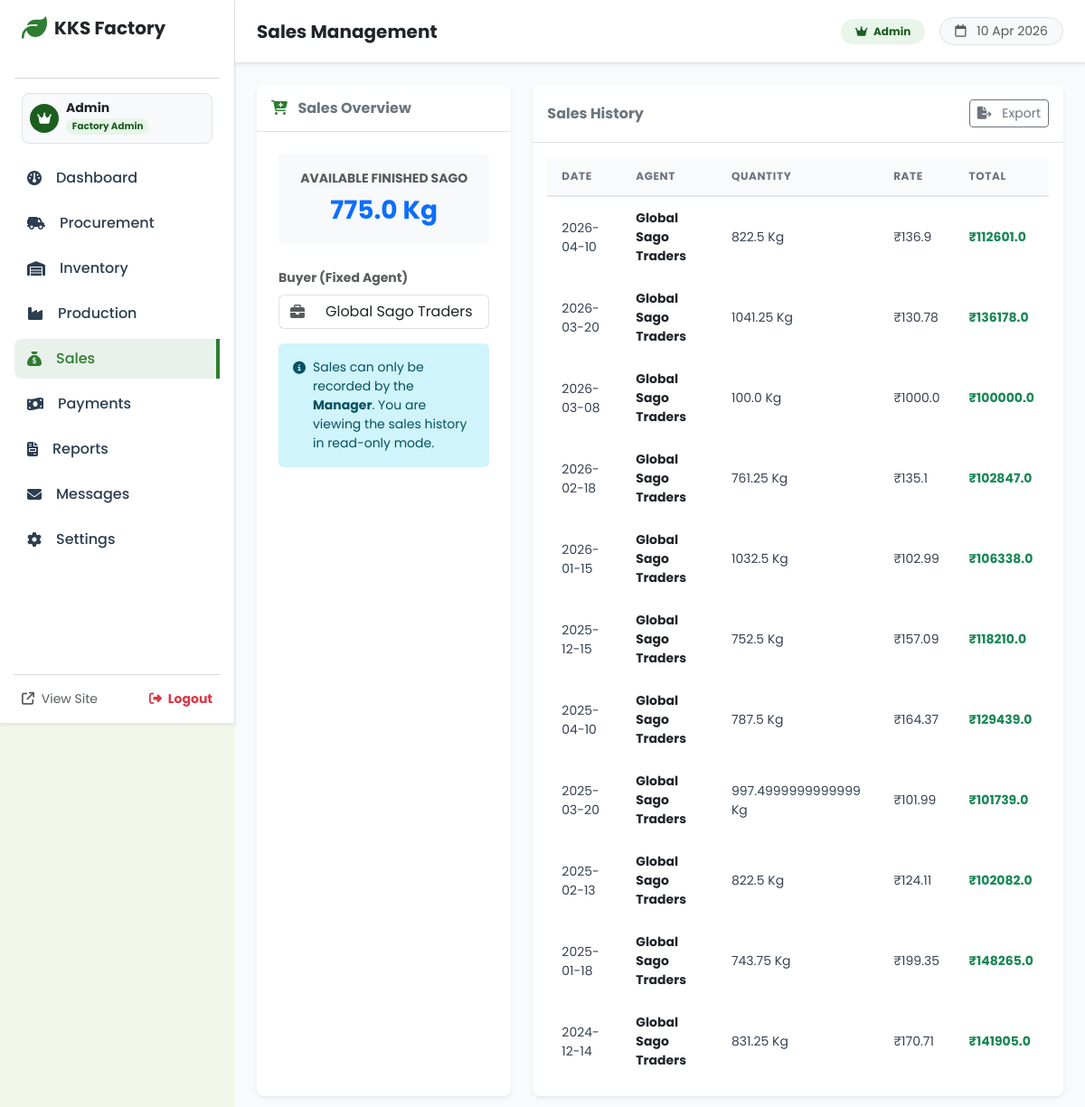
The app's page /sales (signed in) with its own data.
### app.py (models this page shows)
class User(db.Model):
    id = db.Column(db.Integer, primary_key=True)
    username = db.Column(db.String(80), unique=True, nullable=False)
    password = db.Column(db.String(120), nullable=False)
    role = db.Column(db.String(20), default='admin')  # 'admin' or 'manager'

class Sale(db.Model):
    id = db.Column(db.Integer, primary_key=True)
    date = db.Column(db.DateTime, default=datetime.utcnow)
    quantity = db.Column(db.Float, nullable=False)
    rate = db.Column(db.Float, nullable=False)
    total_amount = db.Column(db.Float, nullable=False)
    agent_name = db.Column(db.String(100), default='Global Sago Traders')

class Inventory(db.Model):
    id = db.Column(db.Integer, primary_key=True)
    item_name = db.Column(db.String(50), unique=True)
    quantity = db.Column(db.Float, default=0.0)
    unit = db.Column(db.String(10))

### app.py (the view, shortened to what this page needs)
@app.route('/sales', methods=['GET', 'POST'])
@login_required
def sales():
    sales_history = Sale.query.order_by(Sale.date.desc()).all()
    sago = Inventory.query.filter_by(item_name='Finished Sago').first()
    return render_template('sales.html', sales=sales_history, stock=sago.quantity)

### templates/sales.html (shortened to what this page needs)
{% extends 'base.html' %}
{% block header_title %}Sales Management{% endblock %}
{% block content_admin %}
<div class="row g-4">
    <div class="col-md-4">
        <div class="card border-0 shadow-sm rounded-3 h-100">
            <div class="card-header bg-white py-3 border-bottom">
                <h6 class="mb-0 fw-bold text-secondary">
                    <i class="fa-solid fa-cart-plus me-2 text-brand"></i>
                    {% if current_user and current_user.role == 'manager' %}New Sale{% else %}Sales Overview{% endif %}
                </h6>
            </div>
            <div class="card-body p-4">
                <div class="mb-4 text-center p-3 bg-light rounded border border-light">
                    <small class="text-uppercase text-muted fw-bold small d-block mb-1">Available Finished Sago</small>
                    <span class="fs-3 fw-bold text-primary">{{ stock }} Kg</span>
                </div>
                <div class="mb-3">
                    <label class="form-label text-muted small fw-bold">Buyer (Fixed Agent)</label>
                    <div class="input-group">
                        <span class="input-group-text bg-white border-end-0"><i class="fa-solid fa-briefcase text-muted"></i></span>
                        <input type="text" class="form-control border-start-0" value="Global Sago Traders" readonly>
                    </div>
                </div>
                {% if current_user and current_user.role == 'manager' %}
                <form action="{{ url_for('sales') }}" method="POST">
                    <div class="form-floating mb-3">
                        <input type="number" class="form-control" id="qty" name="qty" placeholder="Quantity"
                               min="1" max="{{ stock }}" step="1" required oninput="calculateTotal()">
                        <label for="qty">Quantity (Kg)</label>
                    </div>
                    <div class="form-floating mb-3">
                        <input type="number" class="form-control" id="rate" name="rate" placeholder="Rate per Kg"
                               min="1" step="0.1" required oninput="calculateTotal()">
                        <label for="rate">Rate per Kg (₹)</label>
                    </div>
                    <div class="card bg-success bg-opacity-10 border-0 mb-4">
                        <div class="card-body text-center py-3">
                            <small class="text-uppercase text-success fw-bold small">Total Amount</small>
                            <h3 class="fw-bold text-success mb-0">₹<span id="totalAmt">0.00</span></h3>
                        </div>
                    </div>
                    <button type="submit" class="btn btn-primary-custom w-100 py-3 fw-bold">
                        <i class="fa-solid fa-check me-2"></i> Confirm Sale
                    </button>
                </form>
                {% else %}
                <div class="alert alert-info border-0 small d-flex align-items-start">
                    <i class="fa-solid fa-circle-info me-2 mt-1 flex-shrink-0"></i>
                    <div>Sales can only be recorded by the <strong>Manager</strong>. You are viewing the sales history in read-only mode.</div>
                </div>
                {% endif %}
            </div>
        </div>
    </div>
    <div class="col-md-8">
        <div class="card border-0 shadow-sm rounded-3 h-100">
            <div class="card-header bg-white py-3 border-bottom d-flex justify-content-between align-items-center">
                <h6 class="mb-0 fw-bold text-secondary">Sales History</h6>
                <button class="btn btn-sm btn-outline-secondary"><i class="fa-solid fa-file-export me-2"></i> Export</button>
            </div>
            <div class="card-body p-0">
                <div class="table-responsive p-3">
                    <table class="table-custom-pro w-100">
                        <thead>
                            <tr>
                                <th>Date</th>
                                <th>Agent</th>
                                <th>Quantity</th>
                                <th>Rate</th>
                                <th>Total</th>
                            </tr>
                        </thead>
                        <tbody>
                            {% for sale in sales %}
                            <tr>
                                <td>{{ sale.date.strftime('%Y-%m-%d') }}</td>
                                <td class="fw-bold text-dark">{{ sale.agent_name }}</td>
                                <td>{{ sale.quantity }} Kg</td>
                                <td>₹{{ sale.rate }}</td>
                                <td class="fw-bold text-success">₹{{ sale.total_amount }}</td>
                            </tr>
                            {% endfor %}
                        </tbody>
                    </table>
                </div>
            </div>
        </div>
    </div>
</div>
{% endblock %}

### templates/base.html (shortened to what this page needs)
<!DOCTYPE html>
<html lang="en">
<head>
    <link href="https://cdn.jsdelivr.net/npm/bootstrap@5.3.0/dist/css/bootstrap.min.css" rel="stylesheet">
    <link rel="stylesheet" href="https://cdnjs.cloudflare.com/ajax/libs/font-awesome/6.4.0/css/all.min.css">
    <link rel="stylesheet" href="{{ url_for('static', filename='css/style.css') }}">
</head>
<body class="{% if session.get('user_id') %}admin-body{% else %}d-flex flex-column min-vh-100{% endif %} theme-cassava">
    {% if session.get('user_id') %}
    <div class="d-flex w-100">
        <div class="sidebar d-flex flex-column flex-shrink-0 p-3 bg-white shadow-sm border-end"
             style="width: 260px; height: 100vh; position: fixed; overflow-y: auto; z-index: 1000;">
            <a href="{{ url_for('dashboard') }}" class="d-flex align-items-center mb-4 text-dark text-decoration-none px-2">
                <i class="fa-solid fa-leaf text-brand fs-3 me-2"></i>
                <span class="fs-5 fw-bold" style="font-family: 'Poppins', sans-serif;">KKS Factory</span>
            </a>
            <hr class="text-muted opacity-25">
            {% if current_user %}
            <div class="px-2 mb-3">
                <div class="d-flex align-items-center gap-2 p-2 rounded-3 bg-light border">
                    <div class="rounded-circle d-flex align-items-center justify-content-center flex-shrink-0"
                         style="width:32px;height:32px;background:{{ '#1b5e20' if current_user.role == 'admin' else '#1565c0' }};">
                        <i class="fa-solid {{ 'fa-crown' if current_user.role == 'admin' else 'fa-user-gear' }} text-white small"></i>
                    </div>
                    <div>
                        <div class="fw-bold text-dark small lh-1">{{ current_user.username|title }}</div>
                        <span class="badge rounded-pill mt-1"
                              style="font-size:0.65rem;background:{{ '#e8f5e9' if current_user.role == 'admin' else '#e3f2fd' }};color:{{ '#1b5e20' if current_user.role == 'admin' else '#1565c0' }};">
                            {{ 'Factory Admin' if current_user.role == 'admin' else 'Operations Manager' }}
                        </span>
                    </div>
                </div>
            </div>
            {% endif %}
            <ul class="nav nav-pills flex-column mb-auto">
                <li class="nav-item mb-1">
                    <a href="{{ url_for('dashboard') }}" class="nav-link {% if request.endpoint == 'dashboard' %}active-custom{% else %}text-dark hover-light{% endif %} d-flex align-items-center fw-medium">
                        <i class="fa-solid fa-gauge me-3 w-20 text-center"></i> Dashboard
                    </a>
                </li>
                <li class="nav-item mb-1">
                    <a href="{{ url_for('procurement') }}" class="nav-link {% if request.endpoint == 'procurement' %}active-custom{% else %}text-dark hover-light{% endif %} d-flex align-items-center fw-medium">
                        <i class="fa-solid fa-truck-field me-3 w-20 text-center"></i> Procurement
                    </a>
                </li>
                <li class="nav-item mb-1">
                    <a href="{{ url_for('inventory') }}" class="nav-link {% if request.endpoint == 'inventory' %}active-custom{% else %}text-dark hover-light{% endif %} d-flex align-items-center fw-medium">
                        <i class="fa-solid fa-warehouse me-3 w-20 text-center"></i> Inventory
                    </a>
                </li>
                <li class="nav-item mb-1">
                    <a href="{{ url_for('production') }}" class="nav-link {% if request.endpoint == 'production' %}active-custom{% else %}text-dark hover-light{% endif %} d-flex align-items-center fw-medium">
                        <i class="fa-solid fa-industry me-3 w-20 text-center"></i> Production
                    </a>
                </li>
                <li class="nav-item mb-1">
                    <a href="{{ url_for('sales') }}" class="nav-link {% if request.endpoint == 'sales' %}active-custom{% else %}text-dark hover-light{% endif %} d-flex align-items-center fw-medium">
                        <i class="fa-solid fa-sack-dollar me-3 w-20 text-center"></i> Sales
                    </a>
                </li>
                <li class="nav-item mb-1">
                    <a href="{{ url_for('payments') }}" class="nav-link {% if request.endpoint == 'payments' %}active-custom{% else %}text-dark hover-light{% endif %} d-flex align-items-center fw-medium">
                        <i class="fa-solid fa-money-bill-wave me-3 w-20 text-center"></i> Payments
                    </a>
                </li>
                <li class="nav-item mb-1">
                    <a href="{{ url_for('reports') }}" class="nav-link {% if request.endpoint == 'reports' %}active-custom{% else %}text-dark hover-light{% endif %} d-flex align-items-center fw-medium">
                        <i class="fa-solid fa-file-invoice me-3 w-20 text-center"></i> Reports
                    </a>
                </li>
                <li class="nav-item mb-1">
                    <a href="{{ url_for('admin_messages') }}" class="nav-link {% if request.endpoint == 'admin_messages' %}active-custom{% else %}text-dark hover-light{% endif %} d-flex align-items-center fw-medium">
                        <i class="fa-solid fa-envelope me-3 w-20 text-center"></i> Messages
                    </a>
                </li>
                {% if current_user and current_user.role == 'admin' %}
                <li class="nav-item mb-1">
                    <a href="{{ url_for('settings') }}" class="nav-link {% if request.endpoint == 'settings' %}active-custom{% else %}text-dark hover-light{% endif %} d-flex align-items-center fw-medium">
                        <i class="fa-solid fa-cog me-3 w-20 text-center"></i> Settings
                    </a>
                </li>
                {% endif %}
            </ul>
            <hr class="text-muted opacity-25">
            <div class="d-flex align-items-center justify-content-between px-2">
                <a href="{{ url_for('index') }}" target="_blank" class="text-muted small text-decoration-none">
                    <i class="fa-solid fa-arrow-up-right-from-square me-1"></i> View Site
                </a>
                <a href="{{ url_for('logout') }}" class="text-danger small text-decoration-none fw-bold">
                    <i class="fa-solid fa-right-from-bracket me-1"></i> Logout
                </a>
            </div>
        </div>
        <div class="flex-grow-1" style="margin-left: 260px; background-color: #f9fafb; min-height: 100vh;">
            <header class="bg-white shadow-sm border-bottom py-3 px-4 d-flex justify-content-between align-items-center sticky-top" style="height: 70px;">
                <h5 class="m-0 fw-bold text-dark">
                    {% block header_title %}{% endblock %}
                </h5>
                <div class="d-flex align-items-center gap-3">
                    {% if current_user %}
                    <span class="badge rounded-pill px-3 py-2"
                          style="background:{{ '#e8f5e9' if current_user.role == 'admin' else '#e3f2fd' }};color:{{ '#1b5e20' if current_user.role == 'admin' else '#1565c0' }};font-size:0.75rem;">
                        <i class="fa-solid {{ 'fa-crown' if current_user.role == 'admin' else 'fa-user-gear' }} me-1"></i>
                        {{ 'Admin' if current_user.role == 'admin' else 'Manager' }}
                    </span>
                    {% endif %}
                    <span class="text-muted small bg-light px-3 py-1 rounded-pill border">
                        <i class="fa-regular fa-calendar me-2"></i> {{ today_date }}
                    </span>
                </div>
            </header>
            <main class="p-4">
                {% block content_admin %}{% endblock %}
            </main>
        </div>
    </div>
    {% endif %}
</body>
</html>

### records on screen
User: username "Admin", role "Factory Admin", role "Admin"
Sale: date "10 Apr 2026", date "2026-04-10", agent_name "Global Sago Traders", quantity "822.5", rate "136.9", total_amount "112601.0"
Inventory: quantity "775.0"
Sale: date "2026-03-20", agent_name "Global Sago Traders", quantity "1041.25", rate "130.78", total_amount "136178.0"
Sale: date "2026-03-08", agent_name "Global Sago Traders", quantity "100.0", rate "1000.0", total_amount "100000.0"
Sale: date "2026-02-18", agent_name "Global Sago Traders", quantity "761.25", rate "135.1", total_amount "102847.0"
Sale: date "2026-01-15", agent_name "Global Sago Traders", quantity "1032.5", rate "102.99", total_amount "106338.0"
Sale: date "2025-12-15", agent_name "Global Sago Traders", quantity "752.5", rate "157.09", total_amount "118210.0"
Sale: date "2025-04-10", agent_name "Global Sago Traders", quantity "787.5", rate "164.37", total_amount "129439.0"
Sale: date "2025-03-20", agent_name "Global Sago Traders", quantity "997.4999999999999", rate "101.99", total_amount "101739.0"
Sale: date "2025-02-13", agent_name "Global Sago Traders", quantity "822.5", rate "124.11", total_amount "102082.0"
Sale: date "2025-01-18", agent_name "Global Sago Traders", quantity "743.75", rate "199.35", total_amount "148265.0"
Sale: date "2024-12-14", agent_name "Global Sago Traders", quantity "831.25", rate "170.71", total_amount "141905.0"
